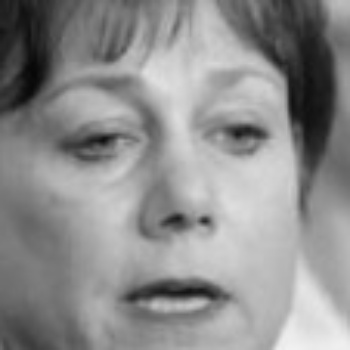
#> input picture datasets/images/Ann_Veneman_0008.jpg, 350 x 350 px; its folder holds only this picture in this run
$ python preprocess.py
#> lines starting #> are read from the running program, lines starting #| are printed output that depends on the picture; after the words box and inside, x2 and y2 are one past the last pixel; in counts of white or black regions, pixels touching at a corner belong together
'''
Written by Jun Hao Hu. All rights reserved.
'''

import cv2
import glob
import csv
import numpy as np
from scipy import ndimage

def preprocess_images(folder_location):
    """
    Summary: Preprocess images for feeding into a CNN.

    Parameters
    ----------

    folder_location : str
        Location of the folder containing the images to be proprocessed.

    Returns
    -------

    Returns 0 if process is successful, 1 otherwise.
    """
#> called with folder_location = './datasets_sandbox/images/*'

    image_files = glob.glob(folder_location)

    """ Resize the images to 48 x 48 pixels, normalize them, and write those images into the folder. """

    index = 1
    for image_path in image_files:
        image = cv2.imread(image_path,0)
#> image is the input picture: shape (350, 350); min 6, max 242, mean 141.6
        image = cv2.resize(image,(48,48),interpolation=cv2.INTER_LANCZOS4)
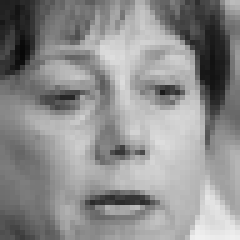
#> image: shape (48, 48) (shown 5 times larger); min 8, max 240, mean 141.6
        image = image/255
        image_blurred = ndimage.gaussian_filter(image,3)
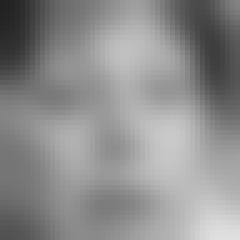
#> image_blurred: shape (48, 48) float64 (shown 5 times larger); min 0.135, max 0.878, mean 0.555
        cv2.imwrite(image_path,image_blurred)
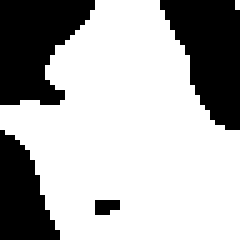
#> saved as Ann_Veneman_0008.jpg: shape (48, 48) (shown 5 times larger); values 0 (black) and 1 (white), 68.5% white; 4 black regions (1 under 20 px), largest, box (x1, y1, x2, y2) and area: (0, 0, 19, 21) 273, (32, 0, 48, 26) 269, (0, 26, 12, 48) 171
        print("Image no.",index)
        index += 1

def main():
    preprocess_images("./datasets_sandbox/images/*")

if __name__ == "__main__":
    main()

$ run again, on datasets/images/Barbara_Bodine_0001.jpg
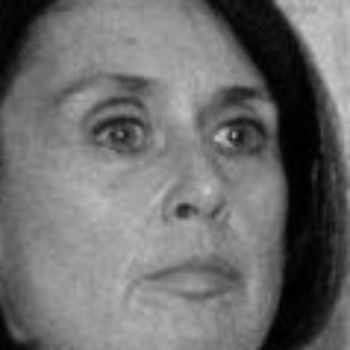
#> input picture datasets/images/Barbara_Bodine_0001.jpg, 350 x 350 px
#> in preprocess_images, image is the input picture: shape (350, 350); min 0, max 200, mean 109.4
#> in preprocess_images, `image_blurred = ndimage.gaussian_filter(image,3)`:
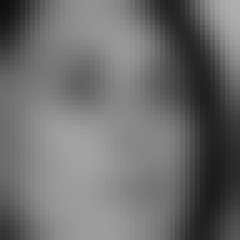
#> image_blurred: shape (48, 48) float64 (shown 5 times larger); min 0.0589, max 0.688, mean 0.429
#> in preprocess_images, `cv2.imwrite(image_path,image_blurred)`:
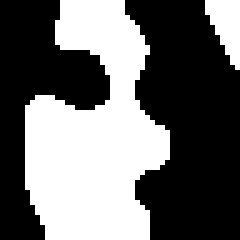
#> saved as Barbara_Bodine_0001.jpg: shape (48, 48) (shown 5 times larger); values 0 (black) and 1 (white), 41.9% white; 2 white regions, box (x1, y1, x2, y2) and area: (5, 0, 34, 48) 904, (41, 0, 48, 14) 62

$ run again, on datasets/images/Barbara_Brezigar_0001.jpg
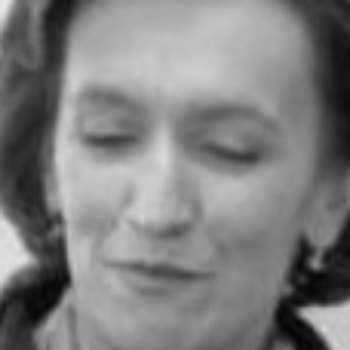
#> input picture datasets/images/Barbara_Brezigar_0001.jpg, 350 x 350 px
#> in preprocess_images, image is the input picture: shape (350, 350); min 2, max 231, mean 126.7
#> in preprocess_images, `image_blurred = ndimage.gaussian_filter(image,3)`:
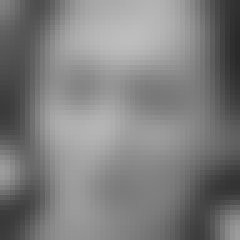
#> image_blurred: shape (48, 48) float64 (shown 5 times larger); min 0.165, max 0.744, mean 0.497
#> in preprocess_images, `cv2.imwrite(image_path,image_blurred)`:
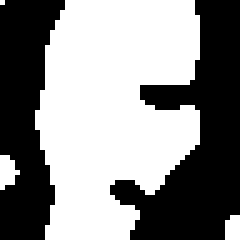
#> saved as Barbara_Brezigar_0001.jpg: shape (48, 48) (shown 5 times larger); values 0 (black) and 1 (white), 54.1% white; 2 black regions, box (x1, y1, x2, y2) and area: (22, 0, 48, 48) 625, (0, 0, 13, 48) 433
